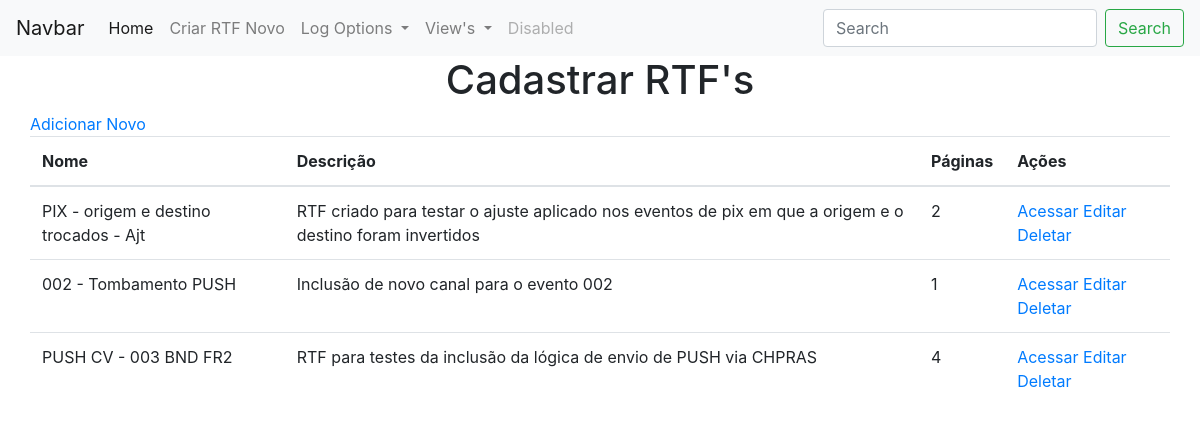
Before: /viewRTF with the older database file.
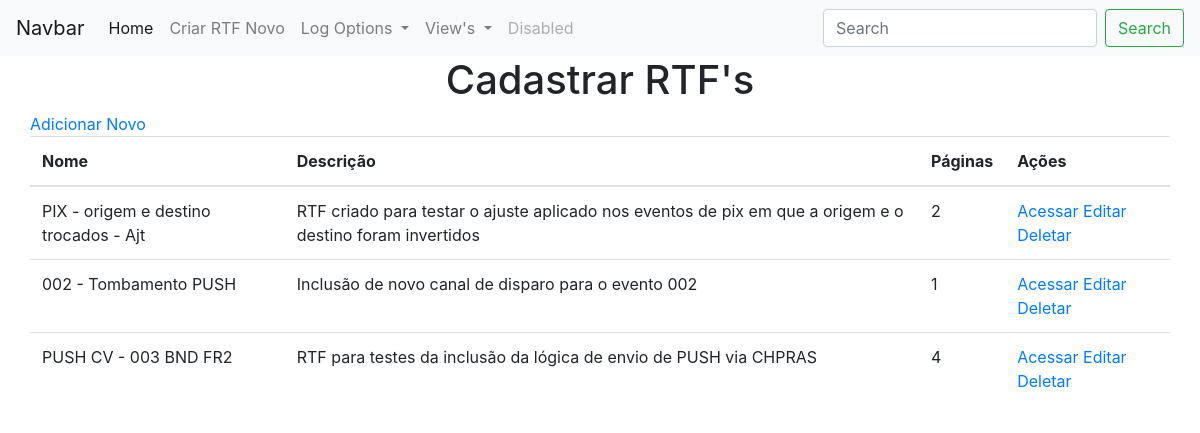
After: the same page with the newer database file.
### app.py (models this page shows, shortened)
class RTFs(db.Model):
    id = db.Column("id", db.Integer, primary_key=True)
    name = db.Column(db.String(100))
    descricao = db.Column(db.String(500))
    qtd_pages = db.Column(db.Integer)

### app.py (the view)
@app.route("/viewRTF")
def viewRTF():
    rtfs = RTFs.query.all()
    return render_template("viewRTFs.html", values=rtfs)

### templates/viewRTFs.html (shortened to what this page needs)
{% extends "base.html" %}
{% block content%}
<div class="container">
        <div class="row">
            <div class="col-xs-12">
                <a href="{{url_for('add_rtf')}}">Adicionar Novo</a>
            </div>
            <div class="col-xs-12">
                <table class="table">
                    <thead>
                        <th>Nome</th>
                        <th>Descrição</th>
                        <th>Páginas</th>
                        <th>Ações</th>
                    </thead>
                    <tbody>
                        {% for item in values %}
                            <tr>
                                <td>{{ item.name }}</td>
                                <td>{{ item.descricao }}</td>
                                <td>{{ item.qtd_pages }}</td>
                                <td>
                                    <a href="#">Acessar</a>
                                    <a href="{{url_for('edit_rtf', id=item.id)}}">Editar</a>
                                    <a href="{{url_for('delete_rtf', id=item.id)}}">Deletar</a>
                                </td>
                            </tr>
                        {% endfor %}
                    </tbody>
                </table>
            </div>
        </div>
    </div>
{% endblock %}

Changed rows visible on the page:
changed RTFs "002 - Tombamento PUSH": descricao "Inclusão de novo canal para o evento 002" → "Inclusão de novo canal de disparo para o evento 002"
